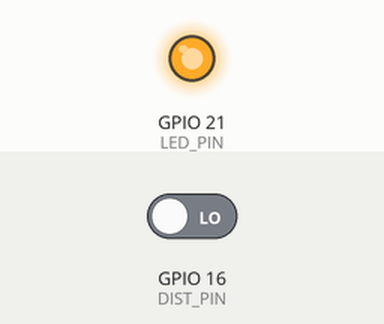
Simulated run of this program. Board: Raspberry Pi (BCM pin numbers). Shown: output pins drawn as LEDs (lit = HIGH). The test bench sets the inputs (shaded band); at power-on: GPIO 16 (DIST_PIN) LOW. The WebIOPi server calls setup() once and loop() repeatedly.

Above: at 1.2 s.
1.3 s: GPIO 16 (DIST_PIN) driven HIGH
At 3.5 s:
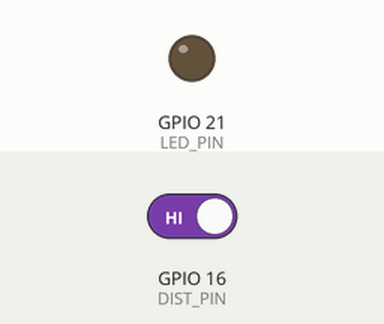
Timing chart, 0 to 15.0 s (numbered marks = the images above; inputs shaded):
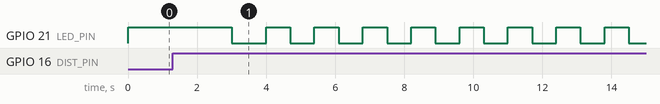

Measured:
- by itself, GPIO 21 (LED_PIN): repeats every 1.4 s: HIGH 0.70 s, LOW 0.70 s

The program:

dist_blink.py
```python
import webiopi

#--
# 近づくとドキドキ
#--

webiopi.setDebug()

GPIO = webiopi.GPIO
DIST_PIN = 16        # 距離センサのVo
LED_PIN  = 21        # LEDのVin

def setup():
        webiopi.debug("Setup start")
        GPIO.setFunction( DIST_PIN, GPIO.IN )
        GPIO.setFunction( LED_PIN, GPIO.OUT )
        webiopi.debug("Setup end")

def loop():
        GPIO.digitalWrite( LED_PIN, True )
        value = GPIO.input( DIST_PIN )
        webiopi.debug("value is " + str(value))

        if value == True:
                webiopi.sleep( 0.7 )
                GPIO.digitalWrite( LED_PIN, False )
                webiopi.sleep( 0.7 )
        else:
                webiopi.sleep( 3.0 )
                GPIO.digitalWrite( LED_PIN, False )
                webiopi.sleep( 1.0 )
```
